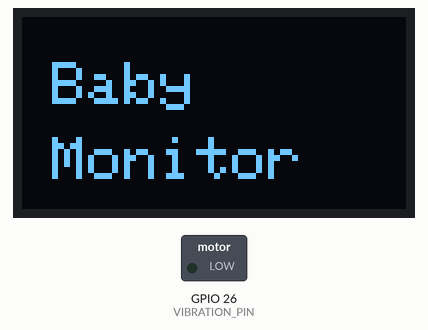
This sketch was run on a simulated ESP32. Parts: 128×64 one-colour display, switched loads named in the sketch (green lamp = pin HIGH). WiFi joins after 1.5 s; servers stay silent unless stated; what the sketch prints to the serial monitor is not drawn.

Above: at 0.1 s.
At 3.2 s:
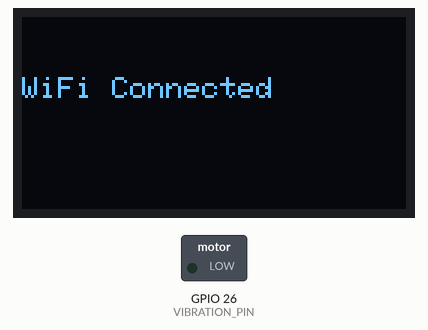
At 4.4 s:
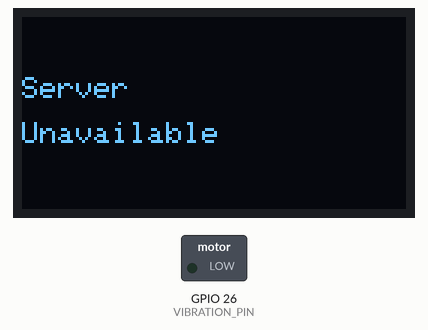

The sketch:

parent_band.ino
```cpp
#include "config.h"
#include "data_models.h"
#include "wifi_manager.h"
#include "communication.h"
#include "display.h"
#include "vibration.h"

PredictionData prediction;

unsigned long lastFetchTime = 0;

void setup()
{
    Serial.begin(115200);

    Serial.println();
    Serial.println("=================================");
    Serial.println(" Parent Band Starting...");
    Serial.println("=================================");

    // Initialize OLED
    if (!initializeDisplay())
    {
        Serial.println("Display initialization failed!");
        while (true)
        {
            delay(1000);
        }
    }

    showBootScreen();
    delay(1500);

    // Connect WiFi
    showWiFiConnecting();
    connectWiFi();
    showWiFiConnected();

    // Initialize vibration motor
    initializeVibration();

    Serial.println("Parent Band Ready!");
}

void loop()
{
    maintainWiFi();

    if (millis() - lastFetchTime >= FETCH_INTERVAL_MS)
    {
        lastFetchTime = millis();

        Serial.println();
        Serial.println("========== Fetching Prediction ==========");

        if (fetchLatestPrediction(prediction))
        {
            Serial.println("Prediction Received");

            Serial.print("State : ");
            Serial.println(prediction.state);

            Serial.print("Confidence : ");
            Serial.println(prediction.confidence);

            Serial.print("Alert : ");
            Serial.println(prediction.alertLevel);

            showPrediction(prediction);

            updateVibration(prediction.alertLevel);
        }
        else
        {
            Serial.println("Failed to fetch prediction.");

            showConnectionError();
        }
    }
}
```

communication.cpp
```cpp
#include "communication.h"
#include "config.h"

#include <HTTPClient.h>
#include <ArduinoJson.h>

bool fetchLatestPrediction(PredictionData &prediction)
{
    HTTPClient http;

    http.begin(SERVER_URL);

    int httpCode = http.GET();

    if (httpCode != HTTP_CODE_OK)
    {
        Serial.print("HTTP Error : ");
        Serial.println(httpCode);

        http.end();
        return false;
    }

    String response = http.getString();

    DynamicJsonDocument doc(512);

    if (deserializeJson(doc, response))
    {
        Serial.println("JSON Parse Failed");

        http.end();
        return false;
    }

    prediction.state = doc["state"].as<String>();
    prediction.confidence = doc["confidence"];
    prediction.alertLevel = doc["alert_level"].as<String>();

    http.end();

    return true;
}
```

communication.h
```cpp
#ifndef COMMUNICATION_H
#define COMMUNICATION_H

#include "data_models.h"

bool fetchLatestPrediction(PredictionData &prediction);

#endif
```

data_models.h
```cpp
#ifndef DATA_MODELS_H
#define DATA_MODELS_H

#include <Arduino.h>

struct PredictionData
{
    String state;
    float confidence;
    String alertLevel;
};

#endif
```

display.cpp
```cpp
#include "display.h"
#include "config.h"

#include <Wire.h>
#include <Adafruit_GFX.h>
#include <Adafruit_SSD1306.h>

Adafruit_SSD1306 display(
    SCREEN_WIDTH,
    SCREEN_HEIGHT,
    &Wire,
    OLED_RESET
);

bool initializeDisplay()
{
    Wire.begin(SDA_PIN, SCL_PIN);

    if (!display.begin(SSD1306_SWITCHCAPVCC, 0x3C))
    {
        Serial.println("OLED Initialization Failed!");
        return false;
    }

    display.clearDisplay();
    display.display();

    return true;
}

void showBootScreen()
{
    display.clearDisplay();

    display.setTextSize(2);
    display.setTextColor(SSD1306_WHITE);

    display.setCursor(10,15);
    display.println("Baby");

    display.setCursor(10,40);
    display.println("Monitor");

    display.display();
}

void showWiFiConnecting()
{
    display.clearDisplay();

    display.setTextSize(1);

    display.setCursor(0,20);
    display.println("Connecting");

    display.setCursor(0,35);
    display.println("to WiFi...");

    display.display();
}

void showWiFiConnected()
{
    display.clearDisplay();

    display.setTextSize(1);

    display.setCursor(0,20);
    display.println("WiFi Connected");

    display.display();

    delay(1000);
}

void showPrediction(const PredictionData &prediction)
{
    display.clearDisplay();

    display.setTextSize(1);

    display.setCursor(0,0);
    display.println("Baby Monitor");

    display.drawLine(0,10,128,10,SSD1306_WHITE);

    display.setCursor(0,18);
    display.print("State:");

    display.setCursor(60,18);
    display.println(prediction.state);

    display.setCursor(0,34);
    display.print("Conf:");

    display.setCursor(60,34);
    display.print(prediction.confidence * 100,0);
    display.println("%");

    display.setCursor(0,50);
    display.print("Alert:");

    display.setCursor(60,50);
    display.println(prediction.alertLevel);

    display.display();
}

void showConnectionError()
{
    display.clearDisplay();

    display.setTextSize(1);

    display.setCursor(0,20);
    display.println("Server");

    display.setCursor(0,35);
    display.println("Unavailable");

    display.display();
}
```

display.h
```cpp
#ifndef DISPLAY_H
#define DISPLAY_H

#include "data_models.h"

bool initializeDisplay();

void showBootScreen();

void showWiFiConnecting();

void showWiFiConnected();

void showPrediction(const PredictionData &prediction);

void showConnectionError();

#endif
```

vibration.cpp
```cpp
#include "vibration.h"
#include "config.h"

void initializeVibration()
{
    pinMode(VIBRATION_PIN, OUTPUT);
    digitalWrite(VIBRATION_PIN, LOW);
}

void updateVibration(const String &alertLevel)
{
    if (alertLevel == "Low")
    {
        digitalWrite(VIBRATION_PIN, LOW);
    }
    else if (alertLevel == "Medium")
    {
        digitalWrite(VIBRATION_PIN, HIGH);
        delay(300);
        digitalWrite(VIBRATION_PIN, LOW);
    }
    else if (alertLevel == "High")
    {
        digitalWrite(VIBRATION_PIN, HIGH);
    }
    else
    {
        digitalWrite(VIBRATION_PIN, LOW);
    }
}
```

vibration.h
```cpp
#ifndef VIBRATION_H
#define VIBRATION_H

#include <Arduino.h>

void initializeVibration();
void updateVibration(const String &alertLevel);

#endif
```

wifi_manager.cpp
```cpp
#include "wifi_manager.h"
#include "config.h"

#include <WiFi.h>

void connectWiFi()
{
    Serial.println();
    Serial.println("==============================");
    Serial.println("Connecting to WiFi...");
    Serial.print("SSID : ");
    Serial.println(WIFI_SSID);

    WiFi.mode(WIFI_STA);
    WiFi.begin(WIFI_SSID, WIFI_PASSWORD);

    unsigned long start = millis();

    while (WiFi.status() != WL_CONNECTED &&
           millis() - start < WIFI_TIMEOUT_MS)
    {
        delay(500);
        Serial.print(".");
    }

    Serial.println();

    if (WiFi.status() == WL_CONNECTED)
    {
        Serial.println("WiFi Connected!");
        Serial.print("IP Address : ");
        Serial.println(WiFi.localIP());
    }
    else
    {
        Serial.println("WiFi Connection Failed!");
    }

    Serial.println("==============================");
}

void maintainWiFi()
{
    if (WiFi.status() == WL_CONNECTED)
        return;

    Serial.println("WiFi Lost! Reconnecting...");
    connectWiFi();
}
```

wifi_manager.h
```cpp
#ifndef WIFI_MANAGER_H
#define WIFI_MANAGER_H

void connectWiFi();
void maintainWiFi();

#endif
```

config.h
```cpp
#ifndef CONFIG_H
#define CONFIG_H

/* =========================================
 * WiFi Configuration
 * ========================================= */
constexpr const char* WIFI_SSID = "Ligma";
constexpr const char* WIFI_PASSWORD = "swayam@123";

/* =========================================
 * Backend Configuration
 * ========================================= */
constexpr const char* SERVER_URL =
    "http://10.92.132.75:8000/latest";

/* =========================================
 * OLED Pins
 * ========================================= */
constexpr int SDA_PIN = 21;
constexpr int SCL_PIN = 22;

/* =========================================
 * Vibration Motor
 * ========================================= */
constexpr int VIBRATION_PIN = 26;

/* =========================================
 * OLED Configuration
 * ========================================= */
constexpr int SCREEN_WIDTH = 128;
constexpr int SCREEN_HEIGHT = 64;
constexpr int OLED_RESET = -1;

/* =========================================
 * Timing
 * ========================================= */
constexpr unsigned long FETCH_INTERVAL_MS = 1000;
constexpr unsigned long WIFI_TIMEOUT_MS = 15000;

#endif
```

Measured:
- what the display in image 0 shows lasts 1.5 s, from 0.1 s to 1.6 s
- what the display in image 1 shows lasts 1.3 s, from 3.1 s to 4.4 s
